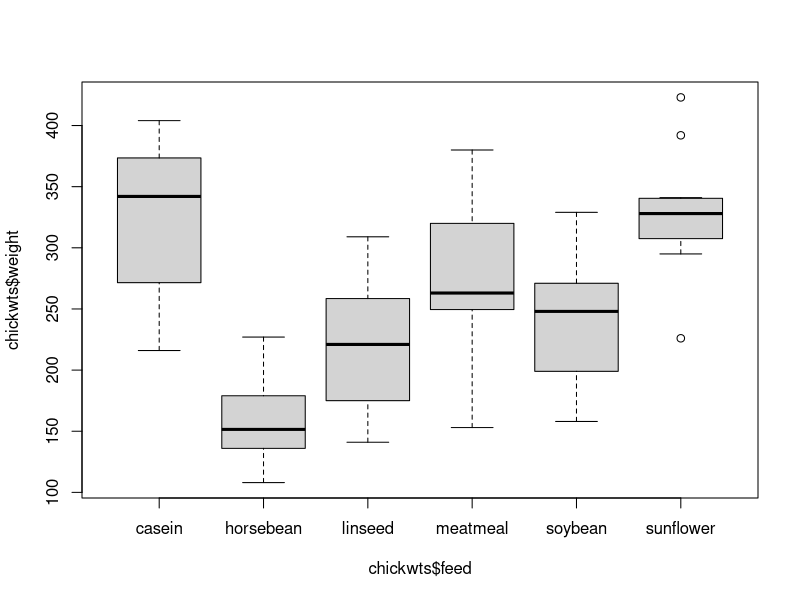
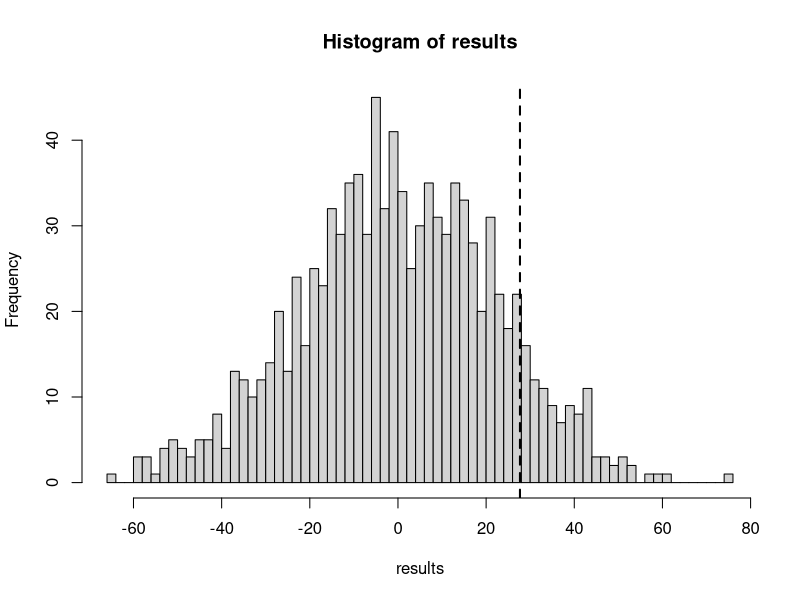
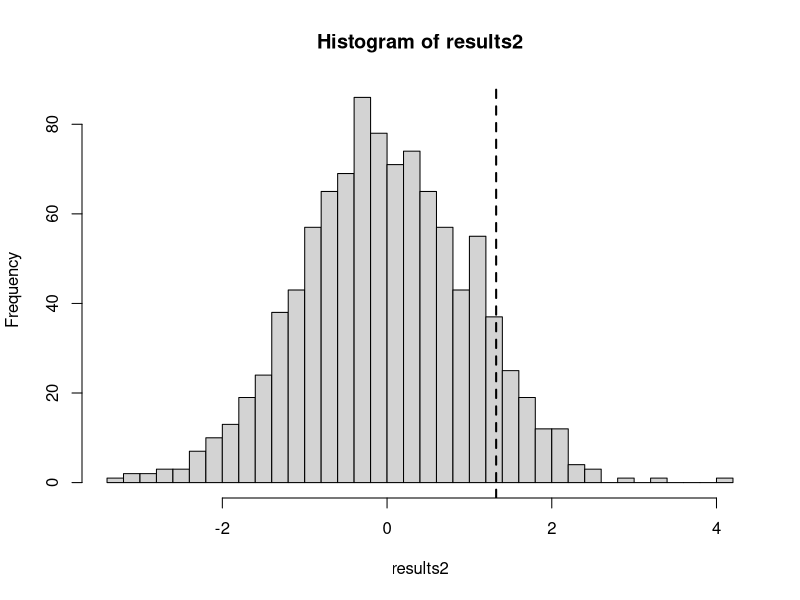
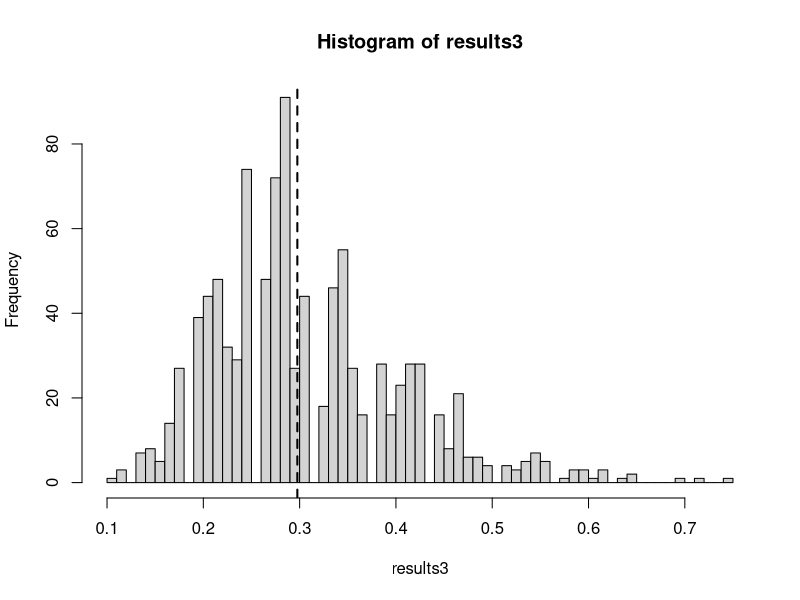
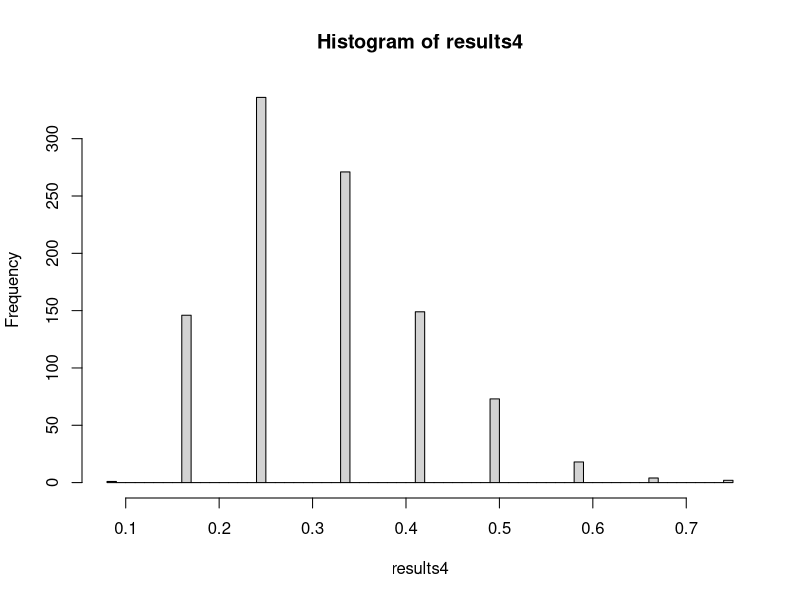

Recreate these plots in R, in order.
## ---- chunk 1
library(knitr)
hook_output = knit_hooks$get('output')
knit_hooks$set(output = function(x, options) {
  # this hook is used only when the linewidth option is not NULL
  if (!is.null(n <- options$linewidth)) {
    x = knitr:::split_lines(x)
    # any lines wider than n should be wrapped
    if (any(nchar(x) > n)) x = strwrap(x, width = n)
    x = paste(x, collapse = '\n')
  }
  hook_output(x, options)
})

knitr::opts_chunk$set(cache = FALSE, message = FALSE,
                      linewidth = 50)
## ---- chunk 2
boxplot(chickwts$weight ~ chickwts$feed)
## ---- chunk 3
soy_vec <- chickwts$weight[chickwts$feed == "soybean"]
lin_vec <- chickwts$weight[chickwts$feed == "linseed"]

c(length(soy_vec), length(lin_vec))
## ---- chunk 4
# By default, it assumes unequal variance
(fit <- t.test(soy_vec, lin_vec, var.equal = TRUE))
## ---- chunk 5
# Let's bootstrap
B <- 5000
data <- chickwts[chickwts$feed %in% c("soybean", 
                                      "linseed"), ]
n <- nrow(data)
## ---- chunk 6
results <- replicate(B, {
  indices <- sample(n, n, replace = TRUE)
  data_b <- data[indices,]
  
  soy_b <- data_b$weight[data_b$feed == "soybean"]
  lin_b <- data_b$weight[data_b$feed == "linseed"]
  mean(soy_b) - mean(lin_b)
})
## ---- chunk 7
# 95% confidence interval
mu_diff <- mean(soy_vec) - mean(lin_vec)
se_boot <- sd(results)
c(mu_diff - 1.96*se_boot, mu_diff + 1.96*se_boot)
## ---- chunk 8
K <- 1000 # Number of permutations
combined_data <- c(soy_vec, lin_vec) # Combine data
N <- length(combined_data)
results <- replicate(K, {
  perm_data <- combined_data[sample(N)] # Permute
  soy_perm <- perm_data[1:length(soy_vec)] # Allocate
  lin_perm <- perm_data[(length(soy_vec) + 1):N]
  mean(soy_perm) - mean(lin_perm)
})
## ---- chunk 9
theta_hat <- mean(soy_vec) - mean(lin_vec)
hist(results, 50)
abline(v = theta_hat, lty = 2, lwd = 2)
## ---- chunk 10
# Is this the right p-value?
mean(c(theta_hat, results) >= theta_hat)
# What about this?
mean(abs(c(theta_hat, results)) >= abs(theta_hat))
## ---- chunk 11
results2 <- replicate(K, {
  perm_data <- combined_data[sample(N)] # Permute
  soy_perm <- perm_data[1:length(soy_vec)] # Allocate
  lin_perm <- perm_data[(length(soy_vec) + 1):N]
  t.test(soy_perm, lin_perm)$statistic
})
## ---- chunk 12
t_hat <- t.test(soy_vec, lin_vec)$statistic
hist(results2, 50)
abline(v = t_hat, lty = 2, lwd = 2)
## ---- chunk 13
# One-sided p-value
mean(c(t_hat, results2) >= t_hat)
# Two-sided p-value
mean(abs(c(t_hat, results2)) >= abs(t_hat))
## ---- chunk 14
results3 <- replicate(K, {
  perm_data <- combined_data[sample(N)] # Permute
  soy_perm <- perm_data[1:length(soy_vec)] # Allocate
  lin_perm <- perm_data[(length(soy_vec) + 1):N]
  ks.test(soy_perm, lin_perm)$statistic
})
## ---- chunk 15
D_hat <- ks.test(soy_vec, lin_vec)$statistic
hist(results3, 50)
abline(v = D_hat, lty = 2, lwd = 2)
## ---- chunk 16
# Only one-sided p-value
mean(c(D_hat, results3) >= D_hat)
## ---- chunk 17
sun_vec <- chickwts$weight[chickwts$feed=="sunflower"]
c(length(sun_vec), length(lin_vec))
## ---- chunk 18
K <- 1000 # Number of permutations
combined_data <- c(sun_vec, lin_vec) # Combine data
N <- length(combined_data)
results4 <- replicate(K, {
  perm_data <- combined_data[sample(N)] # Permute
  sun_perm <- perm_data[1:length(sun_vec)] # Allocate
  lin_perm <- perm_data[(length(sun_vec) + 1):N]
  ks.test(sun_perm, lin_perm)$statistic
})
## ---- chunk 19
D_hat <- ks.test(sun_vec, lin_vec)$statistic
hist(results4, 50)
abline(v = D_hat, lty = 2, lwd = 2)
## ---- chunk 20
# Only one-sided p-value
mean(c(D_hat, results4) >= D_hat)
